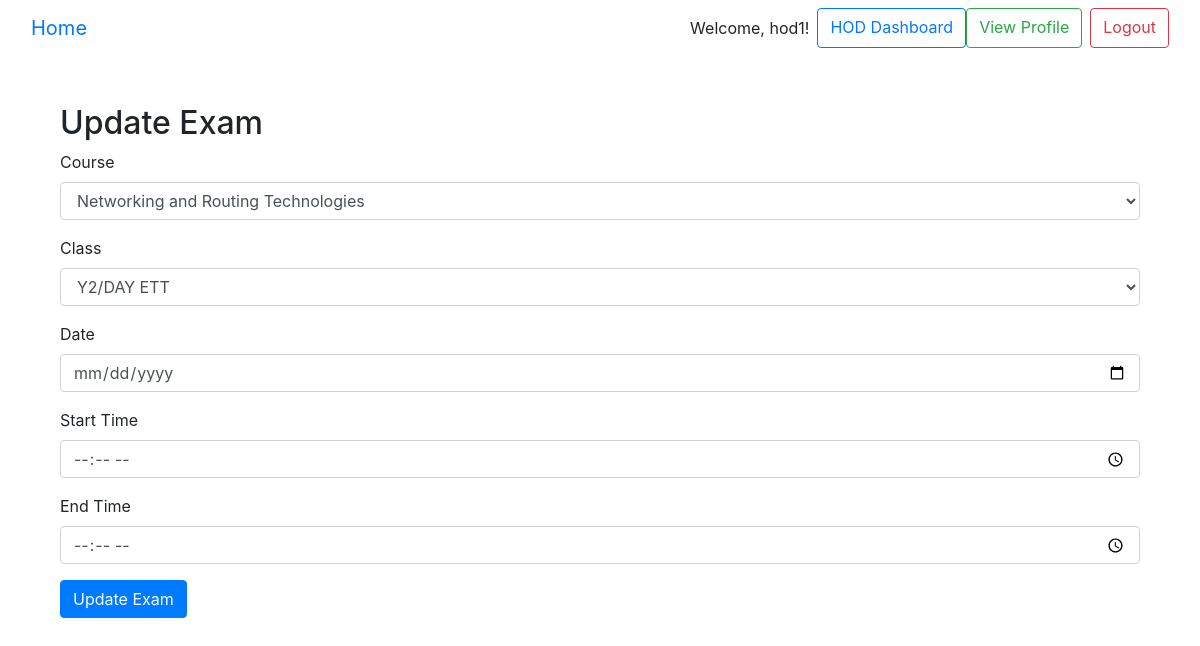
The app's page /exams/update/1/ (signed in) with its own data.
### core/models.py (models this page shows, shortened)
class CustomUser(AbstractUser):
    ROLE_CHOICES = [
        ('admin', 'Admin'),
        ('hod', 'Head of Department'),
        ('lecturer', 'Lecturer'),
        ('finance', 'Finance Employee'),
        ('security', 'Security Employee'),
    ]
    is_hod = models.BooleanField(default=False)
    is_finance_employee = models.BooleanField(default=False)
    is_security_employee = models.BooleanField(default=False)
    is_lecturer = models.BooleanField(default=False)
    role = models.CharField(max_length=20, choices=ROLE_CHOICES)
    photo = models.ImageField(upload_to='user_photos/', blank=True, null=True)

### exams/models.py (models this page shows, shortened)
class Exam(models.Model):
    course = models.ForeignKey(Course, on_delete=models.CASCADE, related_name='exams')
    assigned_class = models.ForeignKey(Class, on_delete=models.CASCADE, related_name='exams')
    date = models.DateField(default=timezone.now)
    start_time = models.TimeField()
    end_time = models.TimeField()
    created_by = models.ForeignKey(CustomUser, on_delete=models.SET_NULL, null=True, related_name='exams_created')
    is_active = models.BooleanField(default=True)  # Flag to indicate if the exam is still active

### courses/models.py (models this page shows, shortened)
class Course(models.Model):
    code = models.CharField(max_length=10, unique=True, default='DEFAULT123')
    name = models.CharField(max_length=255)
    description = models.TextField()
    lecturer = models.ForeignKey(CustomUser, on_delete=models.SET_NULL, null=True, limit_choices_to={'role': 'lecturer'})
    assigned_class = models.ForeignKey(Class, on_delete=models.CASCADE, related_name='courses', null=True)
    created_by = models.ForeignKey(CustomUser, on_delete=models.SET_NULL, null=True, related_name='courses_created')
    created_at = models.DateTimeField(auto_now_add=True)

### classes/models.py (models this page shows, shortened)
class Class(models.Model):
    name = models.CharField(max_length=100, unique=True)
    academic_year = models.ForeignKey(AcademicYear, on_delete=models.CASCADE, related_name='classes')
    lecturers = models.ManyToManyField(User, limit_choices_to={'role': 'lecturer'}, related_name='classes')
    created_at = models.DateTimeField(auto_now_add=True)
    created_by = models.ForeignKey(User, on_delete=models.CASCADE, related_name='created_classes')

### exams/views.py (the view, shortened to what this page needs)
# urls.py: path('update/<int:exam_id>/', views.update_exam, name='update_exam'),
@login_required
def update_exam(request, exam_id):
    if not is_hod(request.user):
        raise PermissionDenied("Only HOD can update exams.")
    exam = get_object_or_404(Exam, id=exam_id)
    classes = Class.objects.all()
    courses = Course.objects.all()
    return render(request, 'exams/update_exam.html', {'exam': exam, 'classes': classes, 'courses': courses})

### exams/views.py (called while the page is built)
def is_hod(user):
    return user.is_authenticated and user.role == 'hod'

### exams/templates/exams/update_exam.html (shortened to what this page needs)
{% extends 'base.html' %}
{% block content %}
<div class="container mt-5">
    <h2>Update Exam</h2>
    <form method="post">
        <div class="form-group">
            <label for="course">Course</label>
            <select name="course" id="course" class="form-control" required>
                {% for course in courses %}
                    <option value="{{ course.id }}" {% if course.id == exam.course.id %}selected{% endif %}>
                        {{ course.name }}
                    </option>
                {% endfor %}
            </select>
        </div>
        <div class="form-group">
            <label for="assigned_class">Class</label>
            <select name="assigned_class" id="assigned_class" class="form-control" required>
                {% for cls in classes %}
                    <option value="{{ cls.id }}" {% if cls.id == exam.assigned_class.id %}selected{% endif %}>
                        {{ cls.name }}
                    </option>
                {% endfor %}
            </select>
        </div>
        <div class="form-group">
            <label for="date">Date</label>
            <input type="date" name="date" id="date" class="form-control" value="{{ exam.date }}" required>
        </div>
        <div class="form-group">
            <label for="start_time">Start Time</label>
            <input type="time" name="start_time" id="start_time" class="form-control" value="{{ exam.start_time }}" required>
        </div>
        <div class="form-group">
            <label for="end_time">End Time</label>
            <input type="time" name="end_time" id="end_time" class="form-control" value="{{ exam.end_time }}" required>
        </div>
        <button type="submit" class="btn btn-primary">Update Exam</button>
    </form>
</div>
{% endblock %}

### core/templates/base.html (shortened to what this page needs)
<!DOCTYPE html>
<html lang="en">
<head>
    <link href="https://maxcdn.bootstrapcdn.com/bootstrap/4.5.2/css/bootstrap.min.css" rel="stylesheet">
</head>
<body>
    <nav class="navbar navbar-expand-lg bg-body-tertiary">
        <div class="container-fluid">
            <a class="navbar-brand" href="{% url 'core:home' %}">Home</a>
          <form class="d-flex" role="search">
            {% if user.is_authenticated %}
                <span class="navbar-text">Welcome, {{ user.username }}!</span>
                {% if user.is_hod %}
                    <a href="{% url 'dashboard:hod_dashboard' %}" class="btn btn-outline-primary ml-2">HOD Dashboard</a>
                {% elif user.is_lecturer %}
                    <a href="{% url 'dashboard:lecturer_dashboard' %}" class="btn btn-outline-primary ml-2">Lecturer Dashboard</a>
                {% elif user.is_finance_employee %}
                    <a href="{% url 'dashboard:finance_dashboard' %}" class="btn btn-outline-primary ml-2">Finance Dashboard</a>
                {% elif user.is_security_employee %}
                    <a href="{% url 'dashboard:security_dashboard' %}" class="btn btn-outline-primary ml-2">Security Dashboard</a>
                {% endif %}
                <a href="{% url 'core:profile' %}" class="btn btn-outline-success">View Profile</a>
                <a href="{% url 'core:logout' %}" class="btn btn-outline-danger ml-2">Logout</a>
            {% else %}
                <a href="{% url 'core:login' %}" class="btn btn-outline-primary ml-2">Login</a>
            {% endif %}
          </form>
        </div>
    </nav>
    <div class="container mt-4">
        {% block content %}{% endblock %}
    </div>
</body>
</html>

### records on screen
CustomUser: username "hod1"
Exam: course "Networking and Routing Technologies", assigned_class "Y2/DAY ETT"
